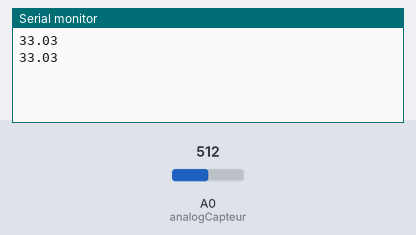
Bench run of a sketch on a simulated Arduino Uno, built with avr-gcc and run on an emulated ATmega328P. Parts: the last lines printed to the serial monitor. Inputs (shaded band) come from the test bench; at power-on: A0 (analogCapteur) = 512.

Above: at 1.2 s.
1.3 s: A0 (analogCapteur) set to 716
At 2.6 s:
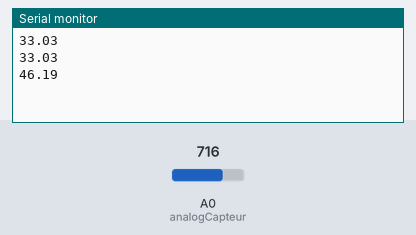
2.8 s: A0 (analogCapteur) set to 900
At 3.8 s:
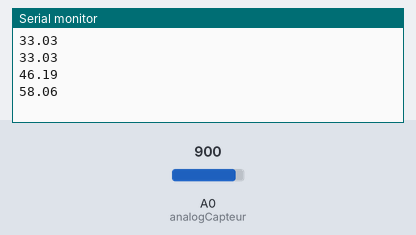
Timing chart, 0 to 5.8 s (numbered marks = the images above; inputs shaded):
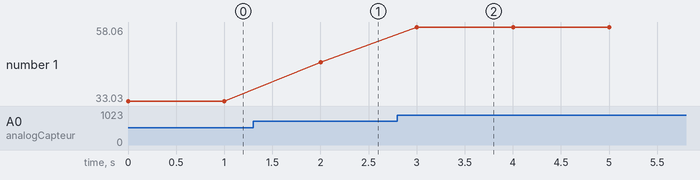

Measured:
- after the input at 1.3 s, the serial monitor: prints a new line after 0.70 s (image 1)
- after the input at 2.8 s, the serial monitor: prints a new line after 0.20 s (image 2)
- plotted number 1: 33.03 → 46.19 after the input at 1.3 s, 46.19 → 58.06 after the input at 2.8 s

The sketch:

ADC_arduino.ino
```cpp
#include <math.h>
int analogCapteur = A0;

double Thermistor(int RawADC){
    double Temp;
    Temp = RawADC / 15.5;
    return Temp;
}

void setup() {
//pinMode (analogCapteur, INPUT);
Serial.begin(9600);
}

void loop() {
float Analog;
int readVal = analogRead(analogCapteur);
double temp =  Thermistor(readVal);

Analog = analogRead(analogCapteur)*(5.0/1023.0); //valeur convertie en tension
int sensorValue= analogRead(analogCapteur); //valeur reélles du capteur

// Sortie vers l'interface série
    Serial.println(temp);
delay(1000);
}
```
